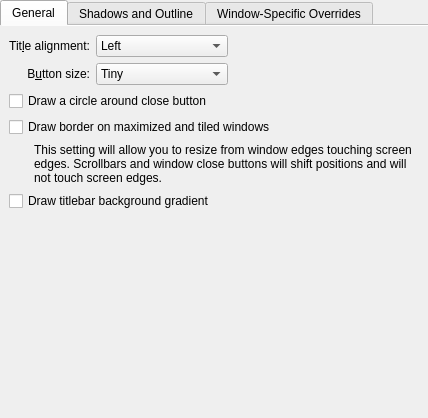
<?xml version="1.0" encoding="UTF-8"?>
<ui version="4.0">
 <class>OceanConfigurationUI</class>
 <widget class="QWidget" name="OceanConfigurationUI">
  <property name="geometry">
   <rect>
    <x>0</x>
    <y>0</y>
    <width>428</width>
    <height>418</height>
   </rect>
  </property>
  <layout class="QVBoxLayout" name="verticalLayout">
   <property name="leftMargin">
    <number>0</number>
   </property>
   <property name="topMargin">
    <number>0</number>
   </property>
   <property name="rightMargin">
    <number>0</number>
   </property>
   <property name="bottomMargin">
    <number>0</number>
   </property>
   <item>
    <widget class="QTabWidget" name="tabWidget">
     <property name="currentIndex">
      <number>0</number>
     </property>
     <property name="documentMode">
      <bool>true</bool>
     </property>
     <widget class="QWidget" name="tab">
      <attribute name="title">
       <string>General</string>
      </attribute>
      <layout class="QGridLayout" name="gridLayout_4">
       <item row="0" column="0">
        <widget class="QLabel" name="label_3">
         <property name="text">
          <string>Tit&amp;le alignment:</string>
         </property>
         <property name="alignment">
          <set>Qt::AlignRight|Qt::AlignTrailing|Qt::AlignVCenter</set>
         </property>
         <property name="buddy">
          <cstring>titleAlignment</cstring>
         </property>
        </widget>
       </item>
       <item row="0" column="1">
        <widget class="QComboBox" name="titleAlignment">
         <item>
          <property name="text">
           <string>Left</string>
          </property>
         </item>
         <item>
          <property name="text">
           <string>Center</string>
          </property>
         </item>
         <item>
          <property name="text">
           <string>Center (Full Width)</string>
          </property>
         </item>
         <item>
          <property name="text">
           <string>Right</string>
          </property>
         </item>
        </widget>
       </item>
       <item row="0" column="2">
        <spacer name="horizontalSpacer">
         <property name="orientation">
          <enum>Qt::Horizontal</enum>
         </property>
         <property name="sizeHint" stdset="0">
          <size>
           <width>40</width>
           <height>20</height>
          </size>
         </property>
        </spacer>
       </item>
       <item row="1" column="0">
        <widget class="QLabel" name="label_4">
         <property name="text">
          <string>B&amp;utton size:</string>
         </property>
         <property name="alignment">
          <set>Qt::AlignRight|Qt::AlignTrailing|Qt::AlignVCenter</set>
         </property>
         <property name="buddy">
          <cstring>buttonSize</cstring>
         </property>
        </widget>
       </item>
       <item row="1" column="1">
        <widget class="QComboBox" name="buttonSize">
         <item>
          <property name="text">
           <string>Tiny</string>
          </property>
         </item>
         <item>
          <property name="text">
           <string comment="@item:inlistbox Button size:">Small</string>
          </property>
         </item>
         <item>
          <property name="text">
           <string comment="@item:inlistbox Button size:">Medium</string>
          </property>
         </item>
         <item>
          <property name="text">
           <string comment="@item:inlistbox Button size:">Large</string>
          </property>
         </item>
         <item>
          <property name="text">
           <string comment="@item:inlistbox Button size:">Very Large</string>
          </property>
         </item>
        </widget>
       </item>
       <item row="2" column="0" colspan="3">
        <widget class="QCheckBox" name="outlineCloseButton">
         <property name="text">
          <string>Draw a circle around close button</string>
         </property>
        </widget>
       </item>
       <item row="3" column="0" colspan="3">
        <widget class="QCheckBox" name="drawBorderOnMaximizedWindows">
         <property name="text">
          <string>Draw border on maximized and tiled windows</string>
         </property>
        </widget>
       </item>
       <item row="4" column="0" colspan="3">
        <layout class="QHBoxLayout" name="horizontalLayout">
         <item>
          <spacer name="horizontalSpacer_2">
           <property name="orientation">
            <enum>Qt::Horizontal</enum>
           </property>
           <property name="sizeType">
            <enum>QSizePolicy::Fixed</enum>
           </property>
           <property name="sizeHint" stdset="0">
            <size>
             <width>25</width>
             <height>20</height>
            </size>
           </property>
          </spacer>
         </item>
         <item>
          <widget class="QLabel" name="drawBorderOnMaximizedWindowsHelpLabel">
           <property name="text">
            <string>This setting will allow you to resize from window edges touching screen edges. Scrollbars and window close buttons will shift positions and will not touch screen edges.</string>
           </property>
           <property name="wordWrap">
            <bool>true</bool>
           </property>
          </widget>
         </item>
        </layout>
       </item>
       <item row="5" column="0" colspan="3">
        <widget class="QCheckBox" name="drawBackgroundGradient">
         <property name="text">
          <string>Draw titlebar background gradient</string>
         </property>
        </widget>
       </item>
       <item row="6" column="0" colspan="3">
        <spacer name="verticalSpacer">
         <property name="orientation">
          <enum>Qt::Vertical</enum>
         </property>
         <property name="sizeHint" stdset="0">
          <size>
           <width>20</width>
           <height>40</height>
          </size>
         </property>
        </spacer>
       </item>
      </layout>
     </widget>
     <widget class="QWidget" name="tab_4">
      <attribute name="title">
       <string>Shadows and Outline</string>
      </attribute>
      <layout class="QGridLayout" name="gridLayout">
       <item row="0" column="0">
        <widget class="QLabel" name="label">
         <property name="text">
          <string>Shadow size:</string>
         </property>
         <property name="alignment">
          <set>Qt::AlignRight|Qt::AlignTrailing|Qt::AlignVCenter</set>
         </property>
         <property name="buddy">
          <cstring>shadowSize</cstring>
         </property>
        </widget>
       </item>
       <item row="0" column="1">
        <widget class="QComboBox" name="shadowSize">
         <item>
          <property name="text">
           <string comment="@item:inlistbox Button size:">None</string>
          </property>
         </item>
         <item>
          <property name="text">
           <string comment="@item:inlistbox Button size:">Small</string>
          </property>
         </item>
         <item>
          <property name="text">
           <string comment="@item:inlistbox Button size:">Medium</string>
          </property>
         </item>
         <item>
          <property name="text">
           <string comment="@item:inlistbox Button size:">Large</string>
          </property>
         </item>
         <item>
          <property name="text">
           <string comment="@item:inlistbox Button size:">Very Large</string>
          </property>
         </item>
        </widget>
       </item>
       <item row="1" column="0">
        <widget class="QLabel" name="label_2">
         <property name="text">
          <string comment="strength of the shadow (from transparent to opaque)">Shadow strength:</string>
         </property>
         <property name="alignment">
          <set>Qt::AlignRight|Qt::AlignTrailing|Qt::AlignVCenter</set>
         </property>
         <property name="buddy">
          <cstring>shadowStrength</cstring>
         </property>
        </widget>
       </item>
       <item row="1" column="1">
        <widget class="QSpinBox" name="shadowStrength">
         <property name="suffix">
          <string>%</string>
         </property>
         <property name="minimum">
          <number>10</number>
         </property>
         <property name="maximum">
          <number>100</number>
         </property>
        </widget>
       </item>
       <item row="1" column="2">
        <spacer name="horizontalSpacer_5">
         <property name="orientation">
          <enum>Qt::Horizontal</enum>
         </property>
         <property name="sizeHint" stdset="0">
          <size>
           <width>40</width>
           <height>20</height>
          </size>
         </property>
        </spacer>
       </item>
       <item row="2" column="0">
        <widget class="QLabel" name="label_5">
         <property name="text">
          <string>Shadow color:</string>
         </property>
         <property name="alignment">
          <set>Qt::AlignRight|Qt::AlignTrailing|Qt::AlignVCenter</set>
         </property>
        </widget>
       </item>
       <item row="2" column="1">
        <widget class="KColorButton" name="shadowColor"/>
       </item>
       <item row="3" column="0">
        <widget class="QLabel" name="label_6">
         <property name="text">
          <string comment="outline intensity">Outline intensity:</string>
         </property>
         <property name="alignment">
          <set>Qt::AlignRight|Qt::AlignTrailing|Qt::AlignVCenter</set>
         </property>
         <property name="buddy">
          <cstring>outlineIntensity</cstring>
         </property>
        </widget>
       </item>
       <item row="3" column="1">
        <widget class="QComboBox" name="outlineIntensity">
         <item>
          <property name="text">
           <string comment="@item:inlistbox Outline intensity:">Off</string>
          </property>
         </item>
         <item>
          <property name="text">
           <string comment="@item:inlistbox Outline intensity:">Low</string>
          </property>
         </item>
         <item>
          <property name="text">
           <string comment="@item:inlistbox Outline intensity:">Medium</string>
          </property>
         </item>
         <item>
          <property name="text">
           <string comment="@item:inlistbox Outline intensity:">High</string>
          </property>
         </item>
         <item>
          <property name="text">
           <string comment="@item:inlistbox Outline intensity:">Maximum</string>
          </property>
         </item>
        </widget>
       </item>
       <item row="4" column="0" colspan="3">
        <spacer name="verticalSpacer_3">
         <property name="orientation">
          <enum>Qt::Vertical</enum>
         </property>
         <property name="sizeHint" stdset="0">
          <size>
           <width>20</width>
           <height>40</height>
          </size>
         </property>
        </spacer>
       </item>
      </layout>
     </widget>
     <widget class="QWidget" name="tab_3">
      <attribute name="title">
       <string>Window-Specific Overrides</string>
      </attribute>
      <layout class="QVBoxLayout" name="verticalLayout_3">
       <item>
        <widget class="Ocean::ExceptionListWidget" name="exceptions" native="true">
         <property name="sizePolicy">
          <sizepolicy hsizetype="Preferred" vsizetype="Expanding">
           <horstretch>0</horstretch>
           <verstretch>0</verstretch>
          </sizepolicy>
         </property>
        </widget>
       </item>
      </layout>
     </widget>
    </widget>
   </item>
  </layout>
 </widget>
 <customwidgets>
  <customwidget>
   <class>KColorButton</class>
   <extends>QPushButton</extends>
   <header>kcolorbutton.h</header>
  </customwidget>
  <customwidget>
   <class>Ocean::ExceptionListWidget</class>
   <extends>QWidget</extends>
   <header>config/oceanexceptionlistwidget.h</header>
   <container>1</container>
  </customwidget>
 </customwidgets>
 <tabstops>
  <tabstop>tabWidget</tabstop>
  <tabstop>titleAlignment</tabstop>
  <tabstop>buttonSize</tabstop>
  <tabstop>outlineCloseButton</tabstop>
  <tabstop>drawBorderOnMaximizedWindows</tabstop>
  <tabstop>drawBackgroundGradient</tabstop>
  <tabstop>shadowSize</tabstop>
  <tabstop>shadowStrength</tabstop>
  <tabstop>shadowColor</tabstop>
 </tabstops>
 <resources/>
 <connections/>
</ui>
